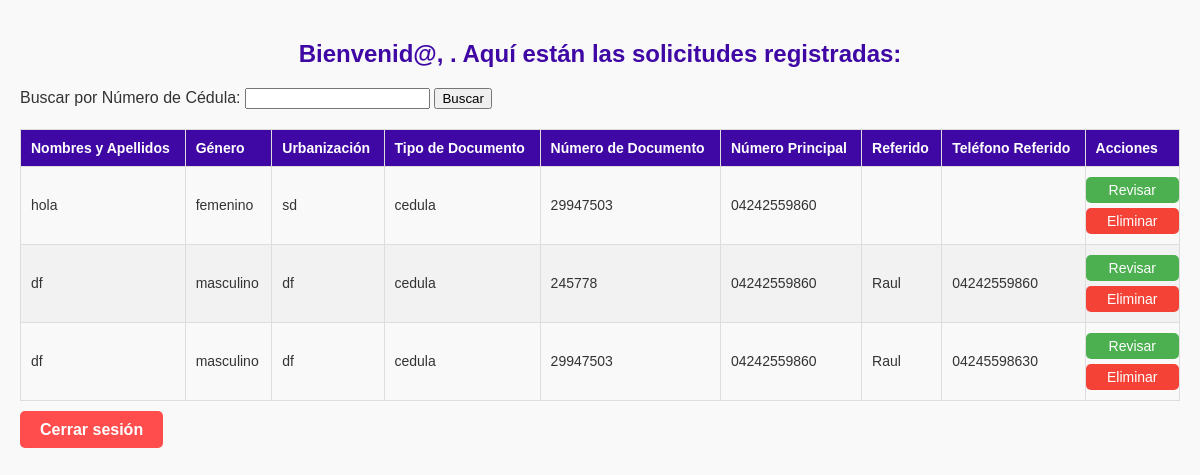
Screenshot of /admin (signed in) with the database file from the repository.
### tables this page shows
CREATE TABLE usuarios (
        id INTEGER PRIMARY KEY AUTOINCREMENT,
        nombres_apellidos TEXT,
        alias TEXT,
        genero TEXT,
        zona_residencia TEXT,
        estado TEXT,
        urbanizacion TEXT,
        tipo_documento TEXT,
        numero_documento TEXT,
        numero_principal TEXT,
        numero_secundario TEXT,
        correo TEXT,
        nombre_emprendimiento TEXT,
        instagram_emprendimiento TEXT,
        referido_nombre TEXT,
        referido_telefono TEXT
    );

### app.py (the view)
@app.route('/admin')
def admin():
    if 'username' not in session:
        flash('Por favor, inicia sesión primero.', 'warning')
        return redirect(url_for('login'))
    conn = sqlite3.connect('solicitudes.db')
    c = conn.cursor()
    c.execute('SELECT * FROM usuarios')
    solicitudes = c.fetchall()
    conn.close()
    return render_template('admin.html', solicitudes=solicitudes)

### templates/admin.html (shortened to what this page needs)
<!DOCTYPE html>
<html lang="es">
<head>
    <link rel="stylesheet" href="/static/styles_admin.css">
</head>
<body>
    <h2>Bienvenid@, {{ session['username'] }}. Aquí están las solicitudes registradas:</h2>
    <form action="{{ url_for('buscar_por_cedula') }}" method="GET">
        <label for="cedula">Buscar por Número de Cédula:</label>
        <input type="text" name="cedula" id="cedula" required>
        <button type="submit">Buscar</button>
    </form>
    <table>
        <thead>
            <tr>
                <th>Nombres y Apellidos</th>
                <th>Género</th>
                <th>Urbanización</th>
                <th>Tipo de Documento</th>
                <th>Número de Documento</th>
                <th>Número Principal</th>
                <th>Referido</th>
                <th>Teléfono Referido</th>
                <th>Acciones</th>
            </tr>
        </thead>
        <tbody>
            {% for solicitud in solicitudes %}
            <tr>
                <td>{{ solicitud[1] }}</td>
                <td>{{ solicitud[3] }}</td>
                <td>{{ solicitud[6] }}</td>
                <td>{{ solicitud[7] }}</td>
                <td>{{ solicitud[8] }}</td>
                <td>{{ solicitud[9] }}</td>
                <td>{{ solicitud[14] }}</td>
                <td>{{ solicitud[15] }}</td>
                <td>
                    <div class="action-buttons">
                        <a href="{{ url_for('detalle_solicitud', id_solicitud=solicitud[0]) }}" class="review-button">Revisar</a>
                        <a href="{{ url_for('eliminar_solicitud', id_solicitud=solicitud[0]) }}" class="delete-button">Eliminar</a>
                    </div>
                </td>
            </tr>
            {% endfor %}
        </tbody>
    </table>
    <div class="logout-container">
        <a href="{{ url_for('logout') }}" class="logout-button">Cerrar sesión</a>
    </div>
</body>
</html>

### static/styles_admin.css (style rules this page uses)
body { font-family: 'Poppins', sans-serif; margin: 0; padding: 20px; background-color: #f9f9f9; color: #333; }
h2 { text-align: center; color: #3f08a5; }
table { width: 100%; border-collapse: collapse; margin: 20px 0; font-size: 14px; text-align: left; }
table, th, td { border: 1px solid #ddd; padding: 10px; }
thead { background-color: #3f08a5; color: white; }
tbody tr:nth-child(even) { background-color: #f2f2f2; }
.action-buttons { display: flex; flex-direction: column; align-items: center; gap: 5px; }
.review-button { padding: 5px 10px; color: white; background-color: #4CAF50; border: none; border-radius: 5px; text-decoration: none; cursor: pointer; width: 100%; text-align: center; }
.delete-button { padding: 5px 10px; color: white; background-color: #f44336; border: none; border-radius: 5px; text-decoration: none; cursor: pointer; width: 100%; text-align: center; }
.logout-container { text-align: left; margin-top: 20px; }
.logout-button { padding: 10px 20px; background-color: #ff4d4d; color: white; text-decoration: none; font-weight: bold; border-radius: 5px; transition: background-color 0.3s ease; }

### rows the page displays
usuarios: nombres_apellidos "hola", genero "femenino", urbanizacion "sd", tipo_documento "cedula", numero_documento "29947503", numero_principal "04242559860"
usuarios: nombres_apellidos "df", genero "masculino", urbanizacion "df", tipo_documento "cedula", numero_documento "245778", numero_principal "04242559860", referido_nombre "Raul", referido_telefono "04242559860"
usuarios: nombres_apellidos "df", genero "masculino", urbanizacion "df", tipo_documento "cedula", numero_documento "29947503", numero_principal "04242559860", referido_nombre "Raul", referido_telefono "04245598630"
